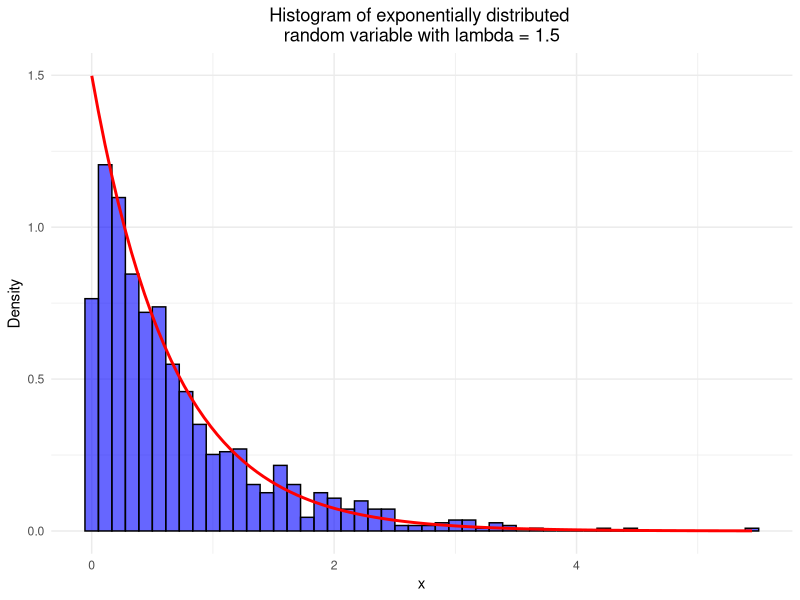

Write R code to recreate this figure.
# Question 1.6
# Generate 1000 points from an exponential distributed random variable
# with rate parameter λ = 1.5.
# Plot the histogram of the exponential random variable with lambda = 1.5
# also overlay the theoretical density function.




library(ggplot2)
library(glue)

set.seed(50)
lambda <- 1.5
x <- rexp(n = 1000, rate = lambda)

data <- data.frame(x = x)

p <- ggplot(data,
            aes(x = x)) +
  geom_histogram(
                 aes(y = after_stat(density)),
                 bins = 50, fill = "blue",
                 color = "black",
                 alpha = 0.6) +
  stat_function(
                fun = function(x) lambda * exp(-lambda * x),
                color = "red",
                size = 1) +
  labs(title = glue("Histogram of exponentially distributed 
  random variable with lambda = {lambda}"),
       x = "x", y = "Density") +
  theme_minimal() +
  theme(plot.title = element_text(hjust = 0.5))

# quartz()
print(p)

